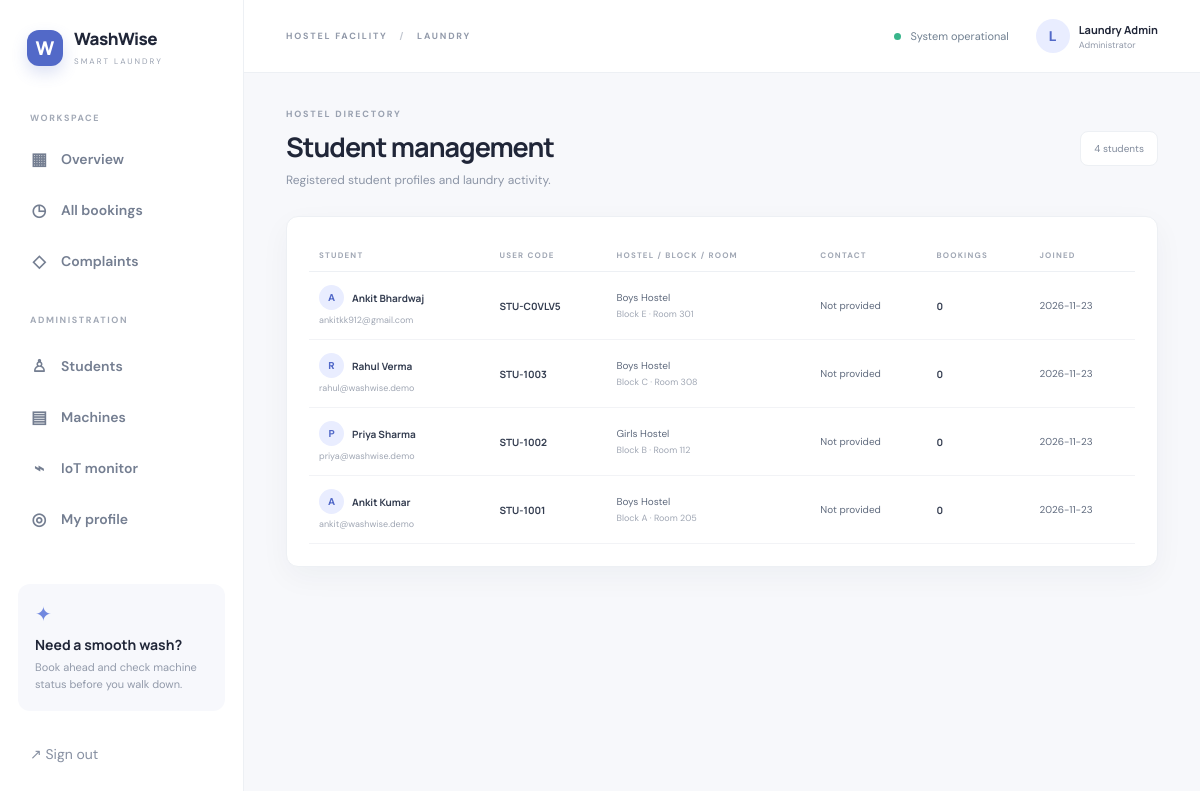
Page /users (signed in) on the committed database.
### tables this page shows
CREATE TABLE users (
      id INTEGER PRIMARY KEY AUTOINCREMENT, student_code TEXT UNIQUE NOT NULL,
      name TEXT NOT NULL, email TEXT UNIQUE NOT NULL, password TEXT NOT NULL,
      role TEXT NOT NULL DEFAULT 'student', hostel TEXT NOT NULL DEFAULT 'Boys Hostel',
      block TEXT NOT NULL DEFAULT 'A', room TEXT NOT NULL DEFAULT '101', phone TEXT DEFAULT '',
      created_at TEXT NOT NULL
    );

### app.py (the view)
@app.route('/users')
@admin_required
def users():
    con=db(); rows=con.execute("SELECT u.*,COUNT(b.id) booking_count FROM users u LEFT JOIN bookings b ON b.user_id=u.id WHERE u.role='student' GROUP BY u.id ORDER BY u.id DESC").fetchall(); con.close()
    return render_template('users.html',rows=rows)

### app.py (called while the page is built)
def db():
    con = sqlite3.connect(DB_PATH)
    con.row_factory = sqlite3.Row
    con.execute('PRAGMA foreign_keys = ON')
    return con

def admin_required(fn):
    @wraps(fn)
    def wrapper(*args, **kwargs):
        if not session.get('user_id'):
            return redirect(url_for('login'))
        if session.get('role') != 'admin':
            flash('Admin access is required for that page.', 'error')
            return redirect(url_for('dashboard'))
        return fn(*args, **kwargs)
    return wrapper

def current_user():
    if not session.get('user_id'): return None
    con=db(); row=con.execute('SELECT * FROM users WHERE id=?',(session['user_id'],)).fetchone(); con.close(); return row

@app.context_processor
def inject_globals():
    return {'current_user': current_user(), 'today': date.today().isoformat()}

### templates/users.html
{% extends 'base.html' %}{% block title %}Students{% endblock %}{% block content %}<div class="page-head"><div><div class="eyebrow">HOSTEL DIRECTORY</div><h1>Student management</h1><p>Registered student profiles and laundry activity.</p></div><span class="date-chip">{{ rows|length }} students</span></div><section class="panel"><div class="table-wrap"><table><thead><tr><th>STUDENT</th><th>USER CODE</th><th>HOSTEL / BLOCK / ROOM</th><th>CONTACT</th><th>BOOKINGS</th><th>JOINED</th></tr></thead><tbody>{% for u in rows %}<tr><td><div class="student-cell"><span class="avatar small-avatar">{{ u.name[:1] }}</span><b>{{ u.name }}</b></div><small>{{ u.email }}</small></td><td><b>{{ u.student_code }}</b></td><td>{{ u.hostel }}<small>Block {{ u.block }} · Room {{ u.room }}</small></td><td>{{ u.phone or 'Not provided' }}</td><td><b>{{ u.booking_count }}</b></td><td>{{ u.created_at[:10] }}</td></tr>{% endfor %}</tbody></table></div></section>{% endblock %}

### templates/base.html
<!doctype html><html lang="en"><head><meta charset="utf-8"><meta name="viewport" content="width=device-width, initial-scale=1"><title>{% block title %}WashWise{% endblock %} | Smart Laundry</title><link rel="preconnect" href="https://fonts.googleapis.com"><link href="https://fonts.googleapis.com/css2?family=DM+Sans:wght@400;500;600;700&family=Manrope:wght@400;500;600;700;800&display=swap" rel="stylesheet"><link rel="stylesheet" href="{{ url_for('static',filename='style.css') }}"><script src="https://cdn.jsdelivr.net/npm/chart.js"></script></head><body>{% if current_user %}<aside class="sidebar"><a class="brand" href="{{ url_for('dashboard') }}"><span class="brand-mark">W</span><span><b>WashWise</b><small>SMART LAUNDRY</small></span></a><div class="side-label">WORKSPACE</div><nav><a class="{{ 'active' if request.endpoint=='dashboard' else '' }}" href="{{ url_for('dashboard') }}"><i>▦</i> Overview</a><a class="{{ 'active' if request.endpoint=='bookings' else '' }}" href="{{ url_for('bookings') }}"><i>◷</i> {{ 'All bookings' if current_user.role=='admin' else 'My bookings' }}</a><a class="{{ 'active' if request.endpoint=='complaints' else '' }}" href="{{ url_for('complaints') }}"><i>◇</i> Complaints</a>{% if current_user.role=='admin' %}<div class="side-label">ADMINISTRATION</div><a href="{{ url_for('users') }}"><i>♙</i> Students</a><a href="{{ url_for('machines_page') }}"><i>▤</i> Machines</a><a href="{{ url_for('iot_page') }}"><i>⌁</i> IoT monitor</a>{% endif %}<a href="{{ url_for('profile') }}"><i>◎</i> My profile</a></nav><div class="sidebar-bottom"><div class="help-card"><span>✦</span><b>Need a smooth wash?</b><p>Book ahead and check machine status before you walk down.</p></div><a href="{{ url_for('logout') }}" class="signout">↗ Sign out</a></div></aside><main class="main"><header class="topbar"><div class="crumb">HOSTEL FACILITY <span>/</span> LAUNDRY</div><div class="top-actions"><span class="live-dot"></span><span class="live-text">System operational</span><div class="avatar">{{ current_user.name[:1]|upper }}</div><div class="user-mini"><b>{{ current_user.name }}</b><small>{{ 'Administrator' if current_user.role=='admin' else current_user.student_code }}</small></div></div></header><div class="content">{% with messages=get_flashed_messages(with_categories=true) %}{% if messages %}{% for category,message in messages %}<div class="flash {{ category }}">{{ message }} <button onclick="this.parentElement.remove()">×</button></div>{% endfor %}{% endif %}{% endwith %}{% block content %}{% endblock %}</div></main>{% else %}{% block auth %}{% endblock %}{% endif %}<script src="{{ url_for('static',filename='app.js') }}"></script>{% block scripts %}{% endblock %}</body></html>

### static/style.css (style rules this page uses)
:root { --ink:#202638;--muted:#8790a2;--line:#edf0f4;--bg:#f7f8fb;--blue:#5269c8;--blue2:#7188df;--green:#299b77;--amber:#c68a37;--red:#cf626b;--shadow:0 10px 30px rgba(34,45,75,.045) }
* { box-sizing:border-box }
body { margin:0;background:var(--bg);color:var(--ink);font-family:'DM Sans',sans-serif;font-size:14px }
h1,h2,h3,b,strong { font-family:'Manrope',sans-serif }
a { text-decoration:none;color:inherit }
.sidebar { position:fixed;inset:0 auto 0 0;width:244px;background:#fff;border-right:1px solid var(--line);padding:27px 18px;display:flex;flex-direction:column;z-index:5 }
.brand { display:flex;align-items:center;gap:11px;padding:0 9px 39px }
.brand-mark { width:36px;height:36px;border-radius:12px;background:#5269c8;color:#fff;display:grid;place-items:center;font:800 19px Manrope;box-shadow:0 7px 16px #5269c833 }
.brand b { font:800 17px Manrope;display:block;letter-spacing:-.5px }
.brand small { font-size:8px;letter-spacing:2px;color:#9aa2b1 }
.side-label { font-size:9px;font-weight:700;letter-spacing:1.6px;color:#a2a9b6;padding:0 12px 12px;margin-top:5px }
.sidebar nav { display:flex;flex-direction:column;gap:5px }
.sidebar nav a { padding:12px;border-radius:9px;color:#747e91;font-weight:600;display:flex;gap:13px;align-items:center }
.sidebar nav a i { font-style:normal;font-size:17px;width:18px;text-align:center }
.sidebar nav .side-label { margin-top:25px }
.sidebar-bottom { margin-top:auto }
.help-card { background:#f7f8fc;border-radius:12px;padding:17px;margin-bottom:24px }
.help-card span { color:#7188df;font-size:20px }
.help-card b { display:block;margin:8px 0 5px }
.help-card p { color:#929aaa;font-size:11px;line-height:1.6;margin:0 }
.signout { color:#8790a2;padding:10px 12px;display:block }
.main { margin-left:244px;min-height:100vh }
.topbar { height:73px;background:#fff;border-bottom:1px solid var(--line);display:flex;align-items:center;justify-content:space-between;padding:0 42px }
.crumb { font-size:9px;letter-spacing:1.8px;color:#929aaa;font-weight:700 }
.crumb span { padding:0 8px;color:#c1c6d0 }
.top-actions { display:flex;align-items:center;gap:9px }
.live-dot { width:7px;height:7px;background:#39b58b;border-radius:50% }
.live-text { font-size:11px;color:#718091;margin-right:18px }
.avatar { width:34px;height:34px;border-radius:50%;background:#e9edff;color:#5269c8;display:grid;place-items:center;font-weight:800 }
.user-mini b,.user-mini small { display:block }
.user-mini b { font-size:11px }
.user-mini small { font-size:9px;color:#929aaa;margin-top:2px }
.content { max-width:1600px;margin:auto;padding:35px 42px 60px }
.page-head { display:flex;align-items:center;justify-content:space-between;margin-bottom:28px }
.eyebrow { font-size:9px;letter-spacing:1.8px;color:#9aa2b1;font-weight:800;margin-bottom:8px }
.page-head h1 { font-size:27px;letter-spacing:-1px;margin:0 0 7px }
.page-head p { color:#8c95a6;margin:0;font-size:12px }
.date-chip { border:1px solid var(--line);background:#fff;padding:10px 13px;border-radius:8px;color:#818b9c;font-size:10px }
.panel { background:#fff;border:1px solid var(--line);border-radius:12px;padding:22px;box-shadow:var(--shadow);margin-bottom:18px }
.table-wrap { width:100%;overflow-x:auto }
table { border-collapse:collapse;width:100%;white-space:nowrap }
th { text-align:left;font-size:8px;letter-spacing:1.2px;color:#a0a7b4;padding:11px 10px;border-bottom:1px solid var(--line) }
td { font-size:10px;color:#606b7e;padding:13px 10px;border-bottom:1px solid #f2f3f6 }
td b { color:#343d50;font-size:10px }
td small { display:block;color:#a0a7b4;font-size:9px;margin-top:4px }
.student-cell { display:flex;align-items:center;gap:8px }
.small-avatar { width:25px;height:25px;font-size:10px }

### rows in the picture
users: role "All bookings", name "L", name "Laundry Admin", role "Administrator"
users: name "A", name "Ankit Bhardwaj", email "ankitkk912@gmail.com", student_code "STU-C0VLV5", hostel "Boys Hostel", block "E", room "301", phone "Not provided", booking_count "0", created_at "2026-11-23"
users: name "R", name "Rahul Verma", email "rahul@washwise.demo", student_code "STU-1003", hostel "Boys Hostel", block "C", room "308", phone "Not provided", booking_count "0", created_at "2026-11-23"
users: name "P", name "Priya Sharma", email "priya@washwise.demo", student_code "STU-1002", hostel "Girls Hostel", block "B", room "112", phone "Not provided", booking_count "0", created_at "2026-11-23"
users: name "A", name "Ankit Kumar", email "ankit@washwise.demo", student_code "STU-1001", hostel "Boys Hostel", block "A", room "205", phone "Not provided", booking_count "0", created_at "2026-11-23"

### other values in the picture
{{ rows|length }} "4"
